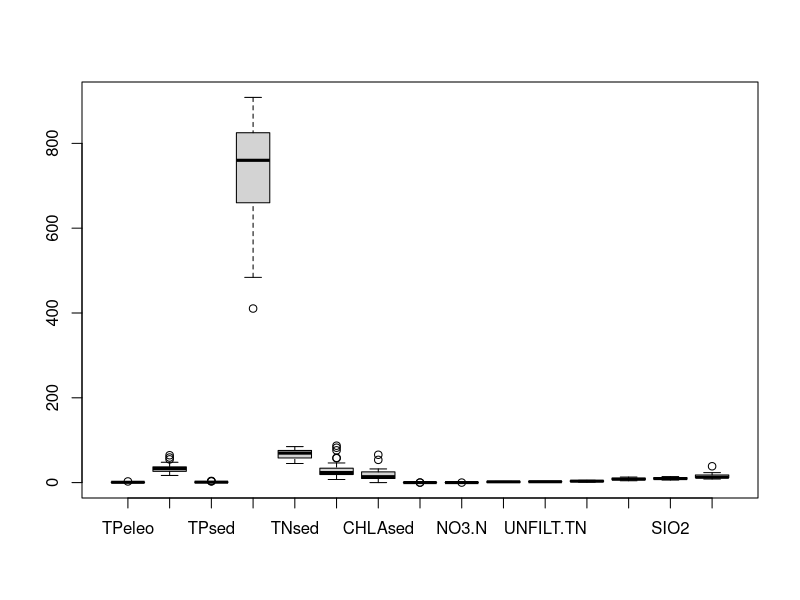
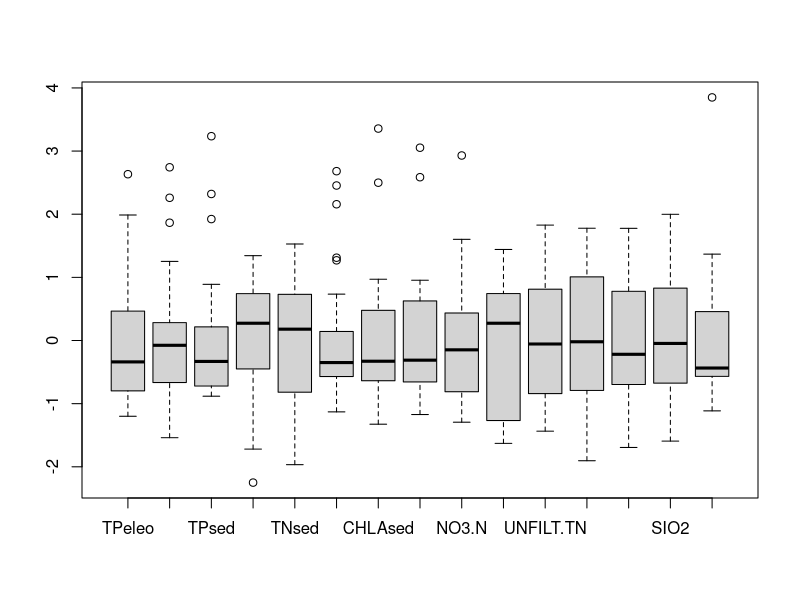

The R source for these figures, in order: (Note: this script raises an error after producing the figures.)
#Hw# 2

dta <- read.csv("evenv.csv")
env <- na.omit(dta)
rm(dta)
library(dplyr)
env <- select(env,-Site)
detach()

boxplot(env)
boxplot(scale(env))

#source cor.matrix function
cor.matrix(env)

round(var(env),2) #actual variance and covariance (not good, one variable not same unit)
round(var(scale(env)),2) #calculate variance and covariance matrix with the standardized data: Z-score from -1 to 1

require(MASS) #loads the PCA package
pca <- princomp(env, cor=TRUE) #creates a PC matrix using the correlation matrix
summary(pca) #proportion of variance is eigenvalues for each PC

plot(pca, main="Scree Plot") #Scree plot
broken.stick(15) #After comparing, keep comp 1 & 2

par(mfrow=c(1,2))
biplot(pca, expand = 1.05,main = "Biplot", xlab = "Comp.1 (26.3%)", ylab = "Comp.2 (23.8%)")
loadings(pca) #Check eigenvector elements: How closely variables and components are related; Principal component loading (pg 50)
pc <- round((pca$scores),2) #Shows the rotated/transformed dataset: PC matrix
pc


#plaing with vegan package
library(vegan)
mod <-rda(env, scale = TRUE)
biplot(mod,scaling = 3)
biplot(mod, scaling = 3, type = c("text", "points"))
summary(mod)
